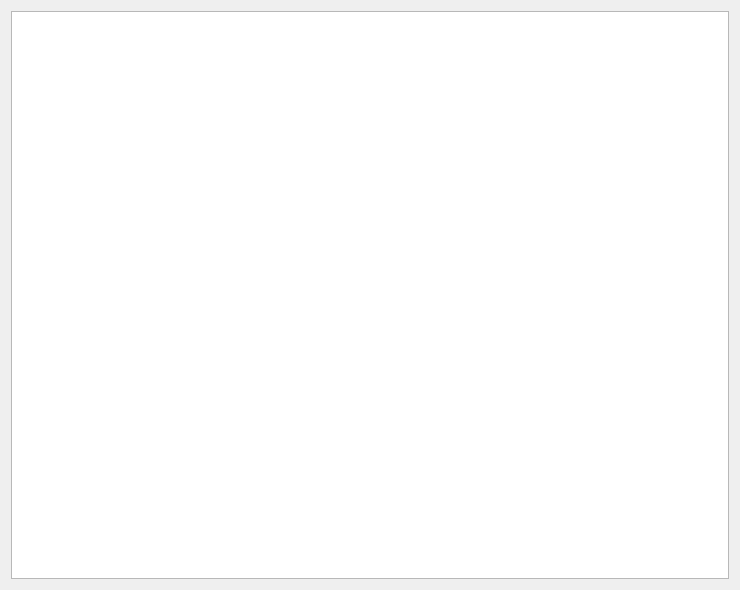
<?xml version="1.0" encoding="UTF-8"?>
<ui version="4.0">
 <class>FormHelp</class>
 <widget class="QWidget" name="FormHelp">
  <property name="geometry">
   <rect>
    <x>0</x>
    <y>0</y>
    <width>740</width>
    <height>590</height>
   </rect>
  </property>
  <property name="windowTitle">
   <string>Form</string>
  </property>
  <property name="windowIcon">
   <iconset resource="S3E.qrc">
    <normaloff>:/Briefcase_files.ico</normaloff>:/Briefcase_files.ico</iconset>
  </property>
  <layout class="QGridLayout">
   <item row="0" column="0">
    <widget class="QTextBrowser" name="textBrowser"/>
   </item>
  </layout>
 </widget>
 <resources>
  <include location="S3E.qrc"/>
 </resources>
 <connections/>
</ui>
